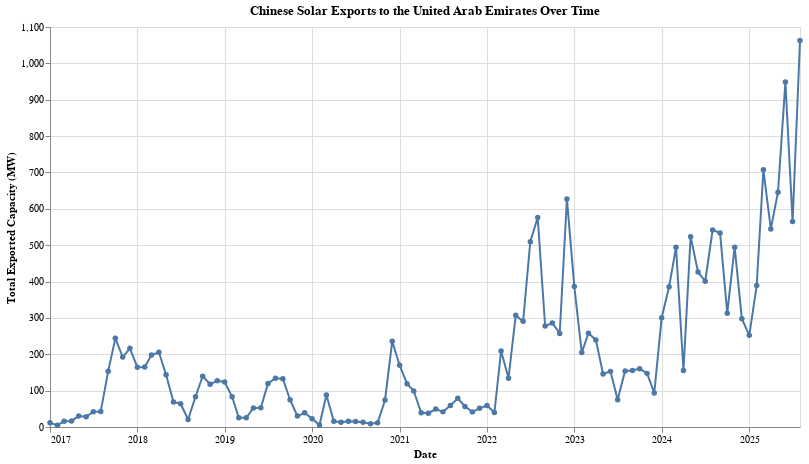

Write notebook code for a chart like this one.
### Code cell
uae_chart = (
    alt.Chart(uae_monthly_total.to_pandas())
    .mark_line(point=True, strokeWidth=2)
    .encode(
        x=alt.X(
            'yearmonth(Date):T',
            title='Date',
            axis=alt.Axis(format='%Y', tickCount='year')  # show one tick per year
        ),
        y=alt.Y(
            'Total Capacity (MW):Q',
            title='Total Exported Capacity (MW)'
        ),
        tooltip=[
            alt.Tooltip('yearmonth(Date):T', title='Month'),
            alt.Tooltip('Total Capacity (MW):Q', title='Capacity (MW)', format=',')
        ]
    )
    .properties(
        width=750,
        height=400,
        title="Chinese Solar Exports to the United Arab Emirates Over Time"
    )
)

uae_chart

### Figure 1 — Vega-Lite specification as saved in the notebook (floating-point values rounded to 4 significant figures)
{"config": {"view": {"continuousWidth": 300, "continuousHeight": 300}}, "data": {"name": "data-0fe3cebc3fd4160acf8c4aa3e52f9543"}, "mark": {"type": "line", "point": true, "strokeWidth": 2}, "encoding": {"tooltip": [{"field": "Date", "timeUnit": "yearmonth", "title": "Month", "type": "temporal"}, {"field": "Total Capacity (MW)", "format": ",", "title": "Capacity (MW)", "type": "quantitative"}], "x": {"axis": {"format": "%Y", "tickCount": "year"}, "field": "Date", "timeUnit": "yearmonth", "title": "Date", "type": "temporal"}, "y": {"field": "Total Capacity (MW)", "title": "Total Exported Capacity (MW)", "type": "quantitative"}}, "height": 400, "title": "Chinese Solar Exports to the United Arab Emirates Over Time", "width": 750, "$schema": "https://vega.github.io/schema/vega-lite/v5.20.1.json", "datasets": {"data-0fe3cebc3fd4160acf8c4aa3e52f9543": [{"Date": "2017-01-01T00:00:00", "Total Capacity (MW)": 11.38}, {"Date": "2017-02-01T00:00:00", "Total Capacity (MW)": 5.04}, {"Date": "2017-03-01T00:00:00", "Total Capacity (MW)": 15.54}, {"Date": "2017-04-01T00:00:00", "Total Capacity (MW)": 16.74}, {"Date": "2017-05-01T00:00:00", "Total Capacity (MW)": 30.01}, {"Date": "2017-06-01T00:00:00", "Total Capacity (MW)": 28.32}, {"Date": "2017-07-01T00:00:00", "Total Capacity (MW)": 42.05}, {"Date": "2017-08-01T00:00:00", "Total Capacity (MW)": 42.44}, {"Date": "2017-09-01T00:00:00", "Total Capacity (MW)": 153.0}, {"Date": "2017-10-01T00:00:00", "Total Capacity (MW)": 243.8}, {"Date": "2017-11-01T00:00:00", "Total Capacity (MW)": 192.3}, {"Date": "2017-12-01T00:00:00", "Total Capacity (MW)": 216.3}, {"Date": "2018-01-01T00:00:00", "Total Capacity (MW)": 164.5}, {"Date": "2018-02-01T00:00:00", "Total Capacity (MW)": 165.0}, {"Date": "2018-03-01T00:00:00", "Total Capacity (MW)": 197.8}, {"Date": "2018-04-01T00:00:00", "Total Capacity (MW)": 205.5}, {"Date": "2018-05-01T00:00:00", "Total Capacity (MW)": 143.9}, {"Date": "2018-06-01T00:00:00", "Total Capacity (MW)": 68.93}, {"Date": "2018-07-01T00:00:00", "Total Capacity (MW)": 64.05}, {"Date": "2018-08-01T00:00:00", "Total Capacity (MW)": 20.59}, {"Date": "2018-09-01T00:00:00", "Total Capacity (MW)": 83.02}, {"Date": "2018-10-01T00:00:00", "Total Capacity (MW)": 139.6}, {"Date": "2018-11-01T00:00:00", "Total Capacity (MW)": 117.7}, {"Date": "2018-12-01T00:00:00", "Total Capacity (MW)": 127.3}, {"Date": "2019-01-01T00:00:00", "Total Capacity (MW)": 123.9}, {"Date": "2019-02-01T00:00:00", "Total Capacity (MW)": 83.17}, {"Date": "2019-03-01T00:00:00", "Total Capacity (MW)": 25.59}, {"Date": "2019-04-01T00:00:00", "Total Capacity (MW)": 25.15}, {"Date": "2019-05-01T00:00:00", "Total Capacity (MW)": 52.45}, {"Date": "2019-06-01T00:00:00", "Total Capacity (MW)": 53.18}, {"Date": "2019-07-01T00:00:00", "Total Capacity (MW)": 119.9}, {"Date": "2019-08-01T00:00:00", "Total Capacity (MW)": 134.1}, {"Date": "2019-09-01T00:00:00", "Total Capacity (MW)": 132.9}, {"Date": "2019-10-01T00:00:00", "Total Capacity (MW)": 74.93}, {"Date": "2019-11-01T00:00:00", "Total Capacity (MW)": 30.08}, {"Date": "2019-12-01T00:00:00", "Total Capacity (MW)": 38.99}, {"Date": "2020-01-01T00:00:00", "Total Capacity (MW)": 22.98}, {"Date": "2020-02-01T00:00:00", "Total Capacity (MW)": 5.35}, {"Date": "2020-03-01T00:00:00", "Total Capacity (MW)": 87.73}, {"Date": "2020-04-01T00:00:00", "Total Capacity (MW)": 15.8}, {"Date": "2020-05-01T00:00:00", "Total Capacity (MW)": 12.94}, {"Date": "2020-06-01T00:00:00", "Total Capacity (MW)": 15.6}, {"Date": "2020-07-01T00:00:00", "Total Capacity (MW)": 14.91}, {"Date": "2020-08-01T00:00:00", "Total Capacity (MW)": 12.97}, {"Date": "2020-09-01T00:00:00", "Total Capacity (MW)": 9.08}, {"Date": "2020-10-01T00:00:00", "Total Capacity (MW)": 11.54}, {"Date": "2020-11-01T00:00:00", "Total Capacity (MW)": 74.43}, {"Date": "2020-12-01T00:00:00", "Total Capacity (MW)": 235.7}, {"Date": "2021-01-01T00:00:00", "Total Capacity (MW)": 169.7}, {"Date": "2021-02-01T00:00:00", "Total Capacity (MW)": 119.2}, {"Date": "2021-03-01T00:00:00", "Total Capacity (MW)": 98.87}, {"Date": "2021-04-01T00:00:00", "Total Capacity (MW)": 39.02}, {"Date": "2021-05-01T00:00:00", "Total Capacity (MW)": 37.99}, {"Date": "2021-06-01T00:00:00", "Total Capacity (MW)": 49.27}, {"Date": "2021-07-01T00:00:00", "Total Capacity (MW)": 41.61}, {"Date": "2021-08-01T00:00:00", "Total Capacity (MW)": 59.13}, {"Date": "2021-09-01T00:00:00", "Total Capacity (MW)": 78.83}, {"Date": "2021-10-01T00:00:00", "Total Capacity (MW)": 56.29}, {"Date": "2021-11-01T00:00:00", "Total Capacity (MW)": 41.59}, {"Date": "2021-12-01T00:00:00", "Total Capacity (MW)": 51.32}, {"Date": "2022-01-01T00:00:00", "Total Capacity (MW)": 59.16}, {"Date": "2022-02-01T00:00:00", "Total Capacity (MW)": 40.08}, {"Date": "2022-03-01T00:00:00", "Total Capacity (MW)": 209.2}, {"Date": "2022-04-01T00:00:00", "Total Capacity (MW)": 134.2}, {"Date": "2022-05-01T00:00:00", "Total Capacity (MW)": 307.1}, {"Date": "2022-06-01T00:00:00", "Total Capacity (MW)": 290.9}, {"Date": "2022-07-01T00:00:00", "Total Capacity (MW)": 509.8}, {"Date": "2022-08-01T00:00:00", "Total Capacity (MW)": 576.0}, {"Date": "2022-09-01T00:00:00", "Total Capacity (MW)": 277.4}, {"Date": "2022-10-01T00:00:00", "Total Capacity (MW)": 286.1}, {"Date": "2022-11-01T00:00:00", "Total Capacity (MW)": 257.3}, {"Date": "2022-12-01T00:00:00", "Total Capacity (MW)": 627.2}, {"Date": "2023-01-01T00:00:00", "Total Capacity (MW)": 386.2}, {"Date": "2023-02-01T00:00:00", "Total Capacity (MW)": 204.7}, {"Date": "2023-03-01T00:00:00", "Total Capacity (MW)": 258.0}, {"Date": "2023-04-01T00:00:00", "Total Capacity (MW)": 239.5}, {"Date": "2023-05-01T00:00:00", "Total Capacity (MW)": 146.0}, {"Date": "2023-06-01T00:00:00", "Total Capacity (MW)": 153.0}, {"Date": "2023-07-01T00:00:00", "Total Capacity (MW)": 74.67}, {"Date": "2023-08-01T00:00:00", "Total Capacity (MW)": 154.1}, {"Date": "2023-09-01T00:00:00", "Total Capacity (MW)": 155.3}, {"Date": "2023-10-01T00:00:00", "Total Capacity (MW)": 160.5}, {"Date": "2023-11-01T00:00:00", "Total Capacity (MW)": 147.5}, {"Date": "2023-12-01T00:00:00", "Total Capacity (MW)": 93.52}, {"Date": "2024-01-01T00:00:00", "Total Capacity (MW)": 300.6}, {"Date": "2024-02-01T00:00:00", "Total Capacity (MW)": 385.5}, {"Date": "2024-03-01T00:00:00", "Total Capacity (MW)": 494.6}, {"Date": "2024-04-01T00:00:00", "Total Capacity (MW)": 155.5}, {"Date": "2024-05-01T00:00:00", "Total Capacity (MW)": 523.4}, {"Date": "2024-06-01T00:00:00", "Total Capacity (MW)": 426.2}, {"Date": "2024-07-01T00:00:00", "Total Capacity (MW)": 401.0}, {"Date": "2024-08-01T00:00:00", "Total Capacity (MW)": 541.9}, {"Date": "2024-09-01T00:00:00", "Total Capacity (MW)": 533.5}, {"Date": "2024-10-01T00:00:00", "Total Capacity (MW)": 313.0}, {"Date": "2024-11-01T00:00:00", "Total Capacity (MW)": 494.6}, {"Date": "2024-12-01T00:00:00", "Total Capacity (MW)": 297.9}, {"Date": "2025-01-01T00:00:00", "Total Capacity (MW)": 252.2}, {"Date": "2025-02-01T00:00:00", "Total Capacity (MW)": 389.0}, {"Date": "2025-03-01T00:00:00", "Total Capacity (MW)": 707.2}, {"Date": "2025-04-01T00:00:00", "Total Capacity (MW)": 544.6}, {"Date": "2025-05-01T00:00:00", "Total Capacity (MW)": 645.6}, {"Date": "2025-06-01T00:00:00", "Total Capacity (MW)": 948.9}, {"Date": "2025-07-01T00:00:00", "Total Capacity (MW)": 565.2}, {"Date": "2025-08-01T00:00:00", "Total Capacity (MW)": 1063.0}]}}
